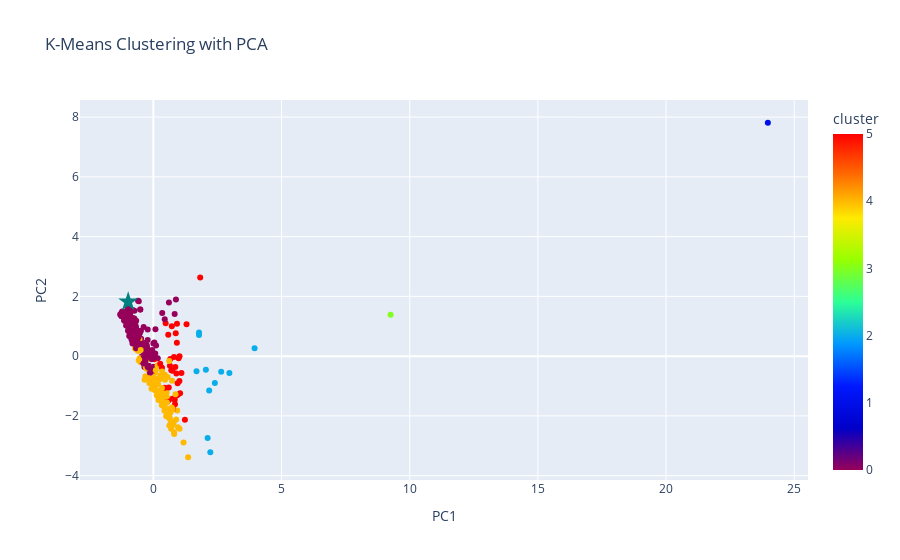

This figure's notebook cell:
### Code cell
### create a scatter plot with plotly ###
fig = px.scatter(df, x='PC1', y='PC2', color='cluster', 
    color_continuous_scale = 'rainbow', title='K-Means Clustering with PCA')

### select the trace to mark with 'x' ###
trace_to_mark = 328  ### earth row (0-based index)

### add a new trace with 'x' marker ###
marked_trace = px.scatter(df.iloc[trace_to_mark:trace_to_mark + 1], x='PC1', y='PC2',
                          color='cluster', color_continuous_scale='rainbow', 
                          title='K-Means Clustering with PCA')
marked_trace.update_traces(marker=dict(symbol='star', size=15, color='teal'))

### add the new marked trace to the existing figure ###
fig.add_trace(marked_trace.data[0])

fig.show()

### Figure 1 — Plotly figure (JSON) as saved in the notebook; plotly's stock layout.template omitted (floating-point values rounded to 4 significant figures; data arrays with more than 128 entries replaced by an {"elided": "..."} marker saying what was removed)
{"data": [{"hovertemplate": "PC1=%{x}<br>PC2=%{y}<br>cluster=%{marker.color}<extra></extra>", "legendgroup": "", "marker": {"color": {"elided": "329 int values"}, "coloraxis": "coloraxis", "symbol": "circle"}, "mode": "markers", "name": "", "orientation": "v", "showlegend": false, "type": "scatter", "x": {"elided": "329 float values"}, "xaxis": "x", "y": {"elided": "329 float values"}, "yaxis": "y"}, {"hovertemplate": "PC1=%{x}<br>PC2=%{y}<br>cluster=%{marker.color}<extra></extra>", "legendgroup": "", "marker": {"color": "teal", "coloraxis": "coloraxis", "size": 15, "symbol": "star"}, "mode": "markers", "name": "", "orientation": "v", "showlegend": false, "type": "scatter", "x": [-0.9829], "xaxis": "x", "y": [1.822], "yaxis": "y"}], "layout": {"coloraxis": {"colorbar": {"title": {"text": "cluster"}}, "colorscale": [[0, "rgb(150,0,90)"], [0.125, "rgb(0,0,200)"], [0.25, "rgb(0,25,255)"], [0.375, "rgb(0,152,255)"], [0.5, "rgb(44,255,150)"], [0.625, "rgb(151,255,0)"], [0.75, "rgb(255,234,0)"], [0.875, "rgb(255,111,0)"], [1, "rgb(255,0,0)"]]}, "legend": {"tracegroupgap": 0}, "title": {"text": "K-Means Clustering with PCA"}, "xaxis": {"anchor": "y", "domain": [0, 1], "title": {"text": "PC1"}}, "yaxis": {"anchor": "x", "domain": [0, 1], "title": {"text": "PC2"}}}}
